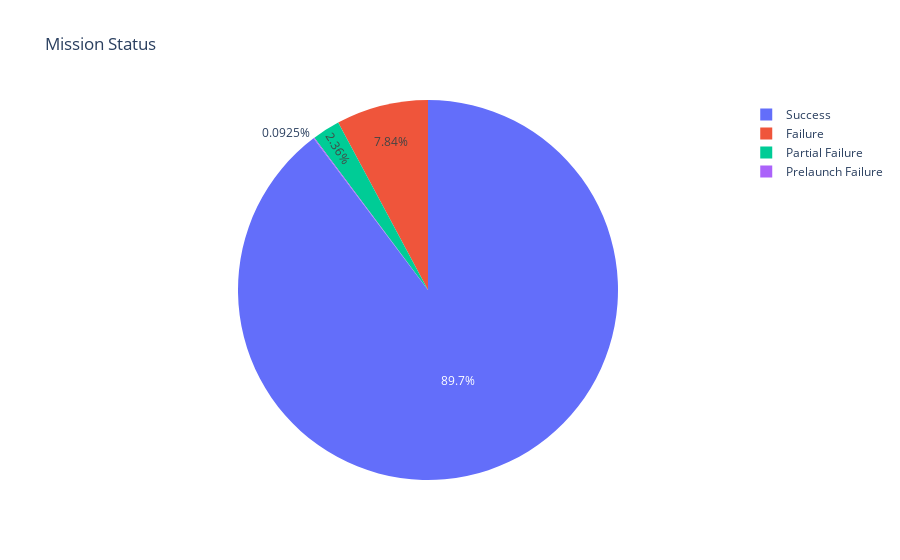

Source (notebook cell):
### Code cell
fig = px.pie(df_m_status, 
        values='Mission_Status',
        names=df_m_status.index.array,
        title='Mission Status')
fig.show()

### Figure 1 — Plotly figure (JSON) as saved in the notebook; plotly's stock layout.template omitted (floating-point values rounded to 4 significant figures)
{"data": [{"domain": {"x": [0, 1], "y": [0, 1]}, "hovertemplate": "label=%{label}<br>Mission_Status=%{value}<extra></extra>", "labels": ["Success", "Failure", "Partial Failure", "Prelaunch Failure"], "legendgroup": "", "name": "", "showlegend": true, "type": "pie", "values": [3879, 339, 102, 4]}], "layout": {"legend": {"tracegroupgap": 0}, "title": {"text": "Mission Status"}}}
